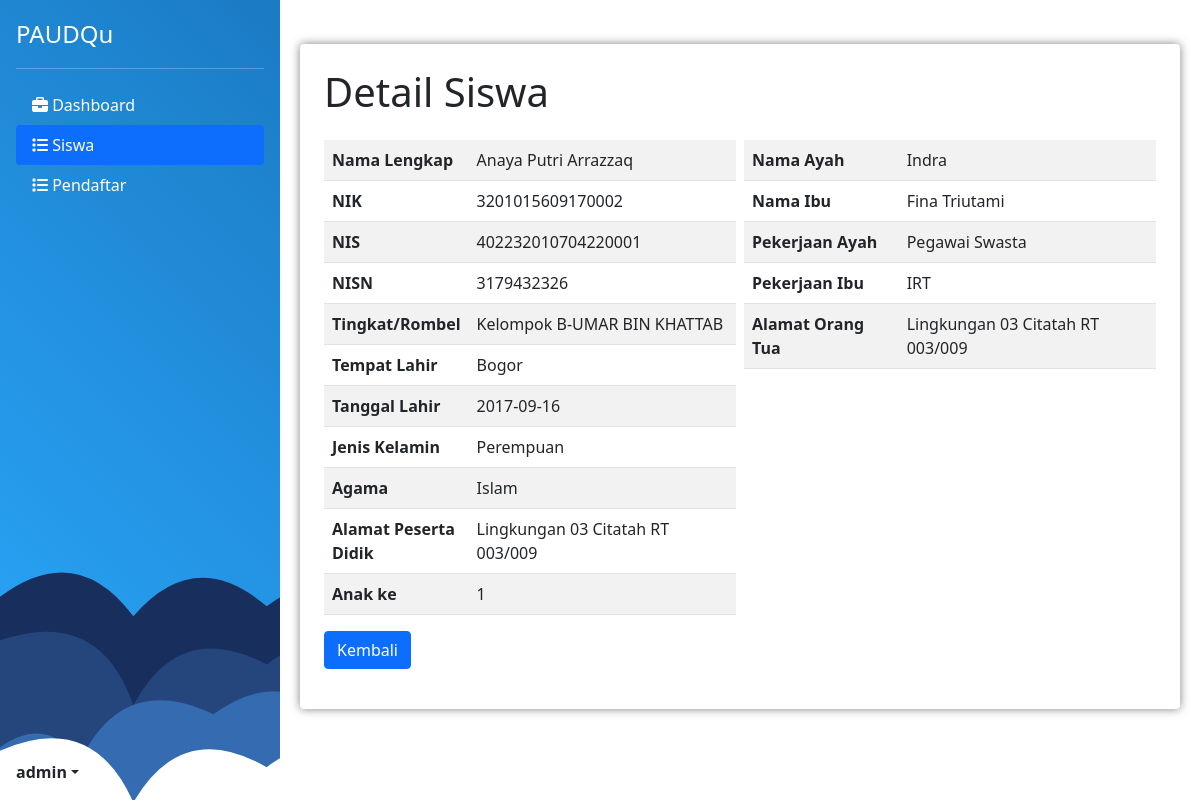
The app's page /detail.php?id=4 (signed in) with its own data.
### tables this page shows
CREATE TABLE `siswa` (
  `id` int(11) NOT NULL,
  `Nama_Lengkap` varchar(255) NOT NULL,
  `NIK` varchar(20) DEFAULT NULL,
  `Tempat_Lahir` varchar(100) DEFAULT NULL,
  `Tanggal_Lahir` date DEFAULT NULL,
  `Jenis_Kelamin` varchar(10) DEFAULT NULL,
  `Agama` varchar(20) DEFAULT NULL,
  `Anak_ke` int(11) DEFAULT NULL,
  `Alamat_Peserta_Didik` varchar(255) DEFAULT NULL,
  `Ayah` varchar(100) DEFAULT NULL,
  `Ibu` varchar(100) DEFAULT NULL,
  `Alamat_Orang_Tua` varchar(255) DEFAULT NULL,
  `Pekerjaan_Ayah` varchar(50) DEFAULT NULL,
  `Pekerjaan_Ibu` varchar(50) DEFAULT NULL,
  `NIS` varchar(20) DEFAULT NULL,
  `NISN` varchar(20) DEFAULT NULL,
  `Tingkat_Rombel` varchar(50) DEFAULT NULL
);

### detail.php (the view, shortened to what this page needs)
<!DOCTYPE html>
<html lang="en">
<head>
    <link rel="stylesheet" href="css/style.css">
    <link href="https://cdn.jsdelivr.net/npm/bootstrap@5.0.2/dist/css/bootstrap.min.css" rel="stylesheet">
</head>
<body>
    <?php include "components/sideNavbar.php" ?>
    <?php
    include "controller/connection.php";
    if (isset($_GET['id'])) {
        $studentId = $_GET['id'];
        $sql_detail = "SELECT * FROM siswa WHERE id = $studentId";
        $result_detail = mysqli_query($conn, $sql_detail);
        $studentData = mysqli_fetch_assoc($result_detail);
    } else {
        header("Location: siswa.php");
        exit();
    }
    ?>
    <!DOCTYPE html>
    <html lang="en">
    <head>
    </head>
    <body>
        <main class="flex-shrink-0">
            <div class="container mt-4 bg-white p-4 rounded">
                <h1 class="mb-4">Detail Siswa</h1>
                <div class="row justify-content-center g-2">
                    <div class="col">
                        <table class="table table-striped">
                            <tbody>
                                <tr>
                                    <th scope="row" class="w-25">Nama Lengkap</th>
                                    <td><?php echo $studentData['Nama_Lengkap']; ?></td>
                                </tr>
                                <tr>
                                    <th scope="row">NIK</th>
                                    <td><?php echo $studentData['NIK']; ?></td>
                                </tr>
                                <tr>
                                    <th scope="row">NIS</th>
                                    <td><?php echo $studentData['NIS']; ?></td>
                                </tr>
                                <tr>
                                    <th scope="row">NISN</th>
                                    <td><?php echo $studentData['NISN']; ?></td>
                                </tr>
                                <tr>
                                    <th scope="row">Tingkat/Rombel</th>
                                    <td><?php echo $studentData['Tingkat_Rombel']; ?></td>
                                </tr>
                                <tr>
                                    <th scope="row">Tempat Lahir</th>
                                    <td><?php echo $studentData['Tempat_Lahir']; ?></td>
                                </tr>
                                <tr>
                                    <th scope="row">Tanggal Lahir</th>
                                    <td><?php echo $studentData['Tanggal_Lahir']; ?></td>
                                </tr>
                                <tr>
                                    <th scope="row">Jenis Kelamin</th>
                                    <td><?php echo $studentData['Jenis_Kelamin']; ?></td>
                                </tr>
                                <tr>
                                    <th scope="row">Agama</th>
                                    <td><?php echo $studentData['Agama']; ?></td>
                                </tr>
                                <tr>
                                    <th scope="row">Alamat Peserta Didik</th>
                                    <td><?php echo $studentData['Alamat_Peserta_Didik']; ?></td>
                                </tr>
                                <tr>
                                    <th scope="row">Anak ke</th>
                                    <td><?php echo $studentData['Anak_ke']; ?></td>
                                </tr>
                            </tbody>
                        </table>
                    </div>
                    <div class="col">
                        <table class="table table-striped">
                            <tbody>
                                <tr>
                                    <th scope="row">Nama Ayah</th>
                                    <td><?php echo $studentData['Ayah']; ?></td>
                                </tr>
                                <tr>
                                    <th scope="row">Nama Ibu</th>
                                    <td><?php echo $studentData['Ibu']; ?></td>
                                </tr>
                                <tr>
                                    <th scope="row">Pekerjaan Ayah</th>
                                    <td><?php echo $studentData['Pekerjaan_Ayah']; ?></td>
                                </tr>
                                <tr>
                                    <th scope="row">Pekerjaan Ibu</th>
                                    <td><?php echo $studentData['Pekerjaan_Ibu']; ?></td>
                                </tr>
                                <tr>
                                    <th scope="row">Alamat Orang Tua</th>
                                    <td><?php echo $studentData['Alamat_Orang_Tua']; ?></td>
                                </tr>
                            </tbody>
                        </table>
                    </div>
                </div>
                <p><a href="siswa.php" class="btn btn-primary">Kembali</a></p>
            </div>
        </main>
    </body>
    </html>

### css/style.css (style rules this page uses)
:root { --main-color: #3393d5; --secondary-color: --ternary-color: }
.table { border-collapse: collapse; width: 100%; }

### detail.php (style rules this page uses)
body, html { height: 100%; background-color: #f8f9fa; }
body { display: flex; }
main { flex: 1; padding: 20px; }
.container { background-color: #ffffff; box-shadow: 0 0 10px rgba(0, 0, 0, 0.5); border-radius: 10px; }
.table th, .table td { background-color: #e2e8f0; }
.btn-primary { background-color: #007bff; border-color: #007bff; }

### records on screen
siswa: Nama_Lengkap "Anaya Putri Arrazzaq", NIK "3201015609170002", NIS "402232010704220001", NISN "3179432326", Tingkat_Rombel "Kelompok B-UMAR BIN KHATTAB", Tempat_Lahir "Bogor", Tanggal_Lahir "2017-09-16", Jenis_Kelamin "Perempuan", Agama "Islam", Alamat_Peserta_Didik "Lingkungan 03 Citatah RT 003/009", Anak_ke "1", Ayah "Indra", Ibu "Fina Triutami", Pekerjaan_Ayah "Pegawai Swasta", Pekerjaan_Ibu "IRT", Alamat_Orang_Tua "Lingkungan 03 Citatah RT 003/009"

### other values on screen
$menuItem['text'] "Dashboard"
$menuItem['text'] "Siswa"
$menuItem['text'] "Pendaftar"
$username "admin"
